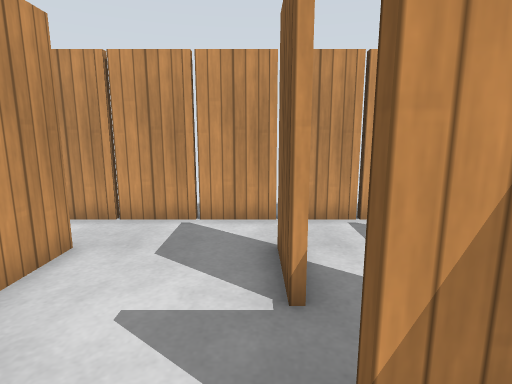
view 1 (above)

24 first-person views from a walk through a world built for the Gazebo simulator. The camera is 1 m above the floor, tilts 10° down and sees 80° across. The floor is counted in squares, 0.5 m on a side. Each view is taken from the middle of a square. On the plan, view 1 faces up. The plan holds only what a view shows up to about 17 squares ahead; the rest is blank. Gazebo's built-in surfaces are drawn with simple patterns.

view 2
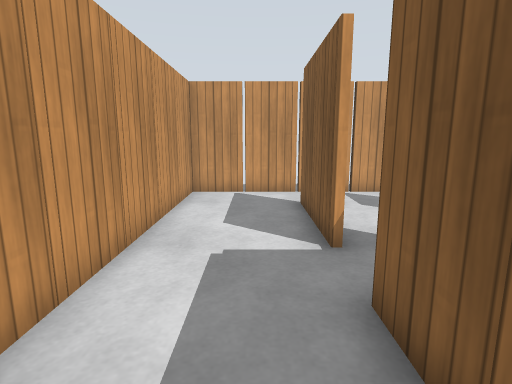

view 3
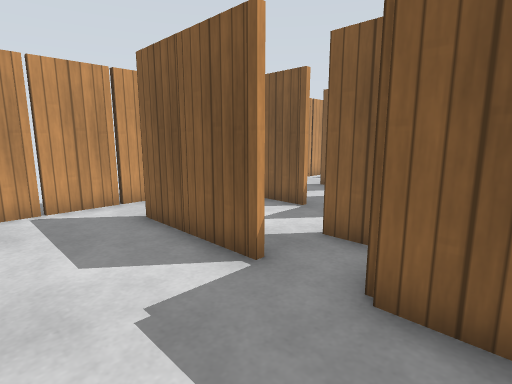

view 4
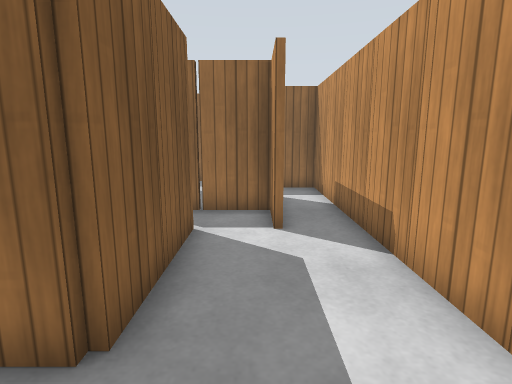

view 5
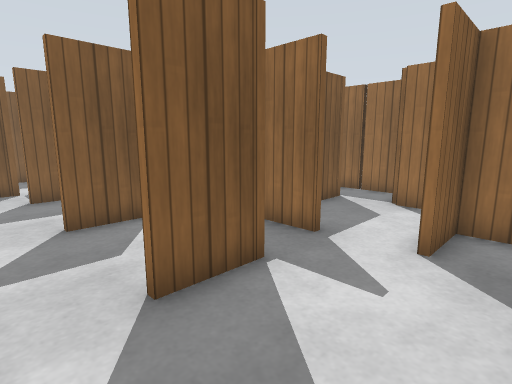

view 6
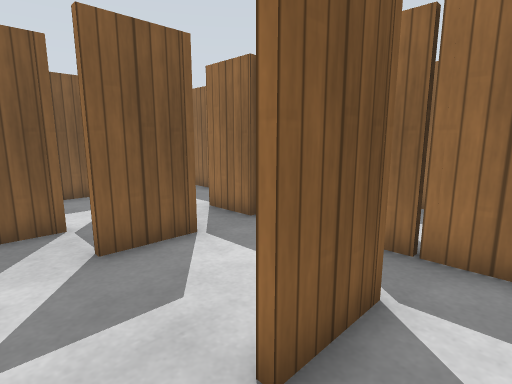

view 7
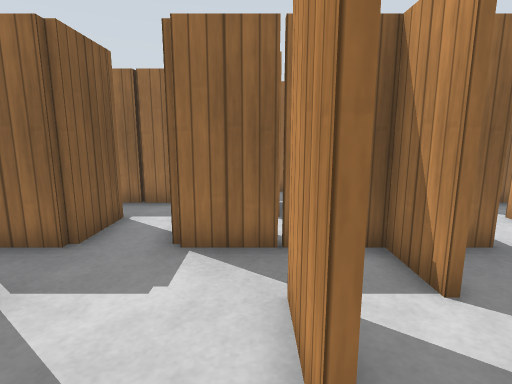

view 8
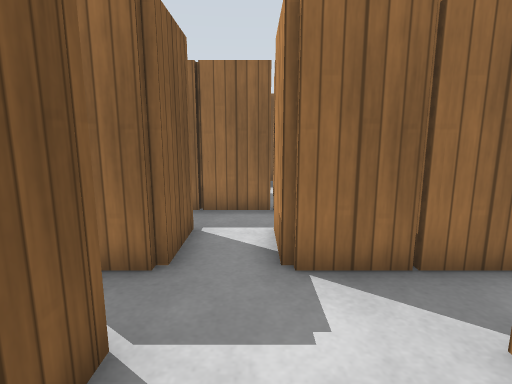

view 9
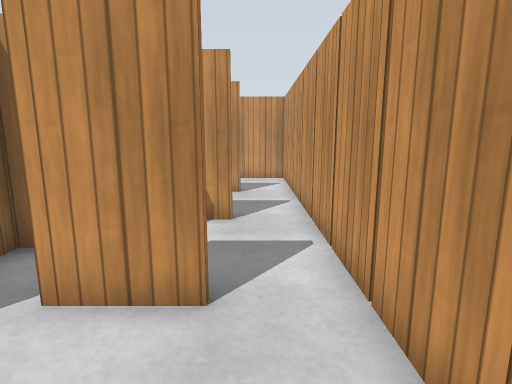

view 10
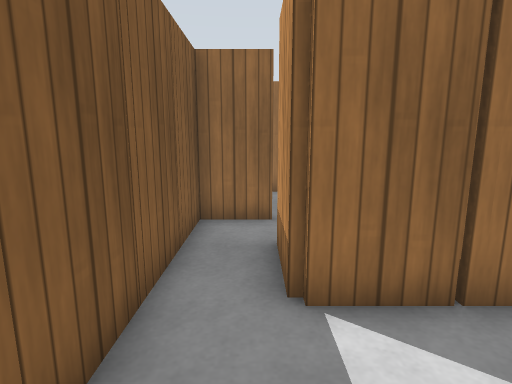

view 11
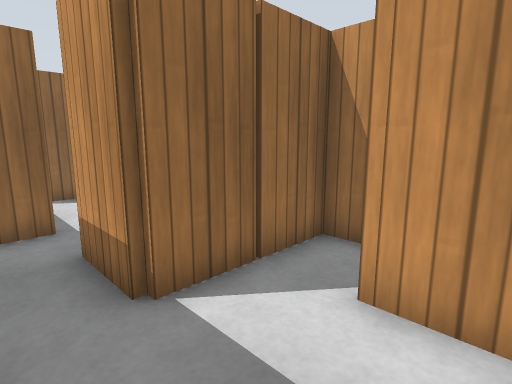

view 12
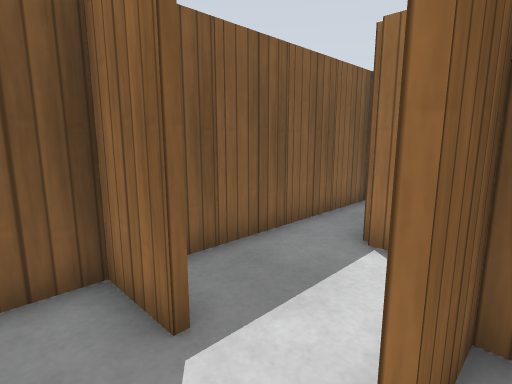

view 13
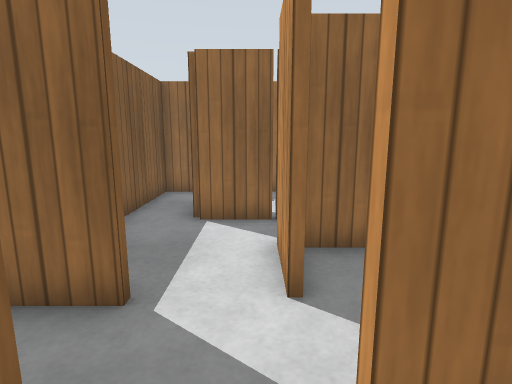

view 14
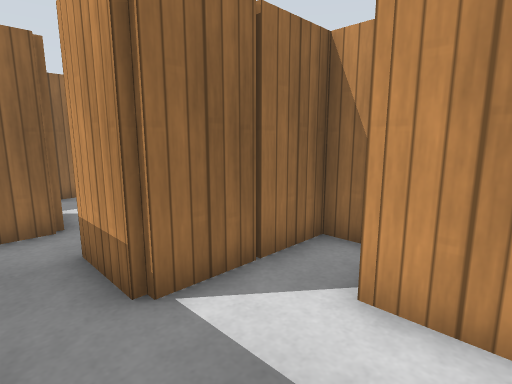

view 15
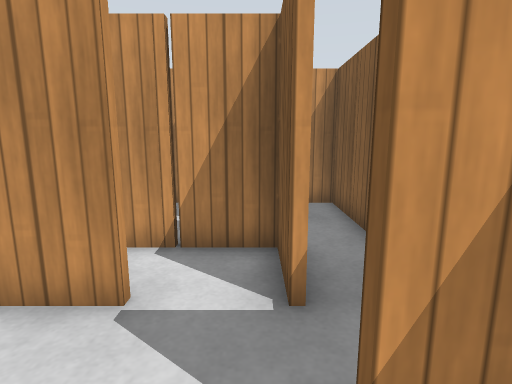

view 16
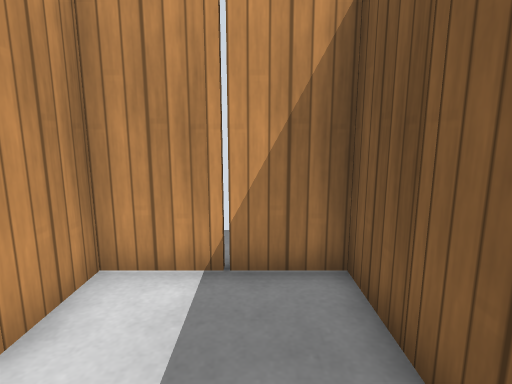

view 17
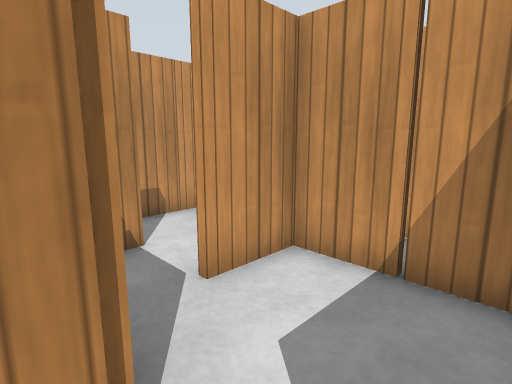

view 18
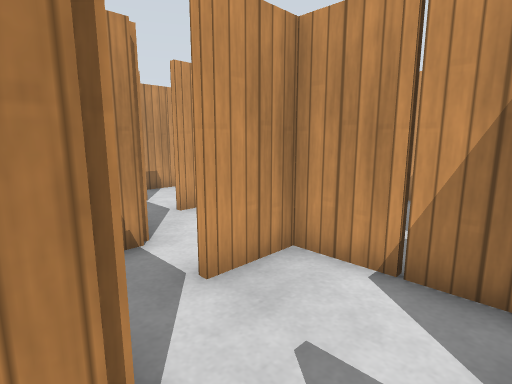

view 19
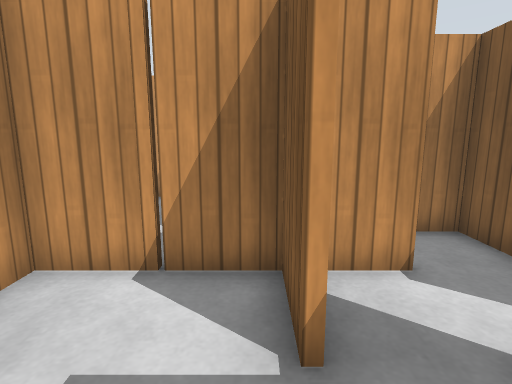

view 20
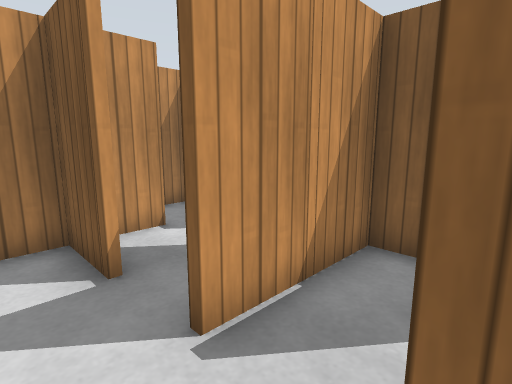

view 21
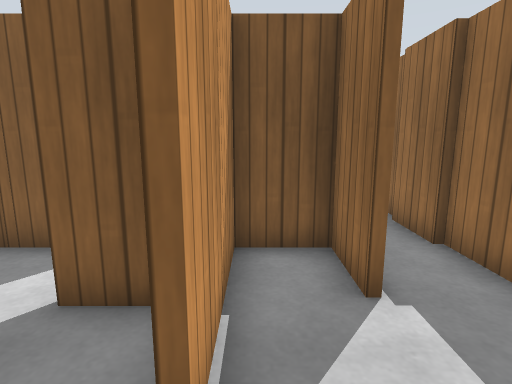

view 22
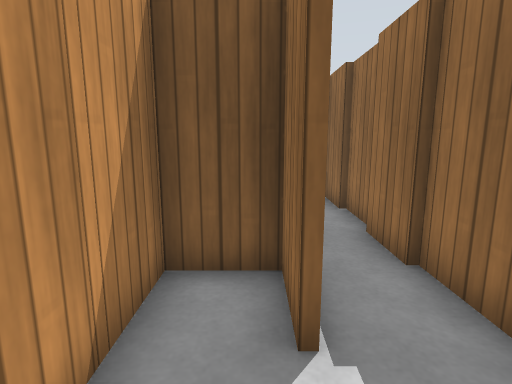

view 23
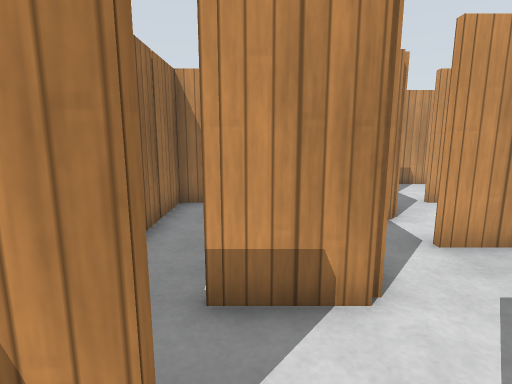

view 24
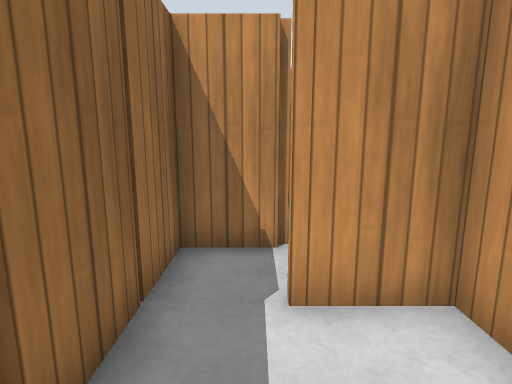

### Floor plan
Points are (right, up) in squares from view 1. A wall is a line through its corners. A room is listed if a view was taken in it or the views show most of it. See-through windows are left out.
Room 1 (views 1, 2, 3, 4, 5, 6, 7, 8, 9, 12, 13)
walls: (0.5, 1.6) (1.5, 1.6); (1.2, 1.4) (0.5, 1.4); (0.4, 4.4) (0.4, 5.5); (2.6, 3.5) (2.6, 2.5); (3.4, 1.6) (6.6, 1.6) (6.6, 0.5); (0.6, 5.5) (0.6, 4.8); (-3.6, 2.4) (-3.6, 3.5); (-3.6, 4.4) (-3.6, 5.5); (-0.4, -2.4) (0.5, -2.4); (-0.1, -2.6) (-3.4, -2.6) (-3.4, -3.6); (-3.4, 5.5) (-3.4, 4.4); (4.4, 4.5) (4.4, 5.5); (-3.6, -1.9) (-3.6, -0.4) (-1.6, -0.4) (-1.6, 1.5); (4.6, 5.5) (4.6, 4.5); (-3.6, -3.5) (-3.6, -2.4); (5.5, -2.4) (10.4, -2.4) (10.4, -0.5); (-5.4, -4.5) (-5.4, -6.4) (-3.1, -6.4); (8.4, 0.5) (8.4, 1.6) (10.5, 1.6); (8.4, 3.9) (8.4, 5.5); (7.5, 7.4) (-7.4, 7.4) (-7.4, -7.4); (10.5, 1.4) (8.9, 1.4); (10.6, -0.5) (10.6, -1.5); (11.4, 3.4) (9.5, 3.4); (12.4, 2.4) (12.4, 3.4)
ways out: opening at (9.5, 6.5) to room 2; opening at (11, 0.5) to room 3; opening at (-1, -6) to room 4; opening at (-7.5, -7.5) to room 5; opening at (2, -2) to room 6
objects: other object (-8, -8); wooden post (-8, -6); wooden post (-8, -4); wooden post (-8, -2); wooden post (-8, 0); wooden post (-8, 2); wooden post (-8, 4); wooden post (-8, 6); wooden post (-6, 7); wooden post (-4, -4); wooden post (-4, -2); wooden post (-4, 2); wooden post (-4, 4); wooden post (-4, 7); wooden post (-2, -3); wooden post (-2, 7); other object (-1, -1); wooden post (0, 4); wooden post (0, 7); wooden post (2, -2); wooden post (2, 7); wooden post (4, 1); wooden post (4, 4); wooden post (4, 7); other object (6, 0); wooden post (6, 7); wooden post (8, -2); wooden post (8, 0); wooden post (8, 4); wooden post (10, 3)
Room 2 (views 10, 11, 16)
walls: (8.5, 3.6) (12.6, 3.6) (12.6, 2.5); (14.4, 2.5) (14.4, 7.4) (11.5, 7.4)
ways out: opening at (9.5, 6.5) to room 1; opening at (14, 3.5) to room 3
objects: wooden post (10, 6); wooden post (12, 7); wooden post (15, 3); wooden post (15, 5)
Room 3 (views 14, 15)
walls: (13.4, -0.6) (12.5, -0.6); (12.5, -0.4) (14.4, -0.4) (14.4, 2.5); (10.6, -1.5) (10.6, -2.5); (14.4, -5.5) (14.4, -1.6); (8.4, -4.4) (12.6, -4.4) (12.6, -5.5); (12.4, 3.4) (11.4, 3.4)
ways out: opening at (11, 0.5) to room 1; opening at (14, 3.5) to room 2; opening at (14, -4.5)
objects: wooden post (11, -3); wooden post (12, 2); wooden post (15, -5); wooden post (15, -3); wooden post (15, 1)
Room 4 (view 17)
walls: (6.5, -4.6) (5, -4.6); (4.4, -5.6) (4.4, -4.5); (6.4, -7.8) (6.4, -6.5); (8.4, -5.2) (8.4, -4.4); (3.6, -4.6) (0.6, -4.6) (0.6, -5.6); (8.4, -3.6) (8.4, -2.6) (7.4, -2.6); (-1.4, -6.5) (-1.4, -7)
ways out: opening at (-1, -6) to room 1; opening at (3.5, -8) to room 5; opening at (5.5, -3) to room 6; opening at (12, -6.5)
objects: wooden post (0, -6); wooden post (2, -5); wooden post (4, -6); wooden post (8, -8); wooden post (8, -4); wooden post (10, -5); wooden post (12, -6)
Room 5 (views 18, 19, 20, 21, 22, 23, 24)
walls: (-0.6, -8.6) (-1.4, -8.6) (-1.4, -9.6); (2.6, -8.5) (2.6, -9.6); (-3.4, -10.5) (-3.4, -11.5); (-3.2, -12.4) (-0.4, -12.4); (4.4, -11) (4.4, -10.5); (4.6, -10.5) (4.6, -11.4); (6.5, -10.4) (8.4, -10.4) (8.4, -8.6) (4.5, -8.6); (6.8, -12.6) (8.6, -12.6); (-7.4, -7.4) (-7.4, -10.4) (-6.4, -10.4)
ways out: opening at (-7.5, -7.5) to room 1; opening at (3.5, -8) to room 4; opening at (7.5, -11.5)
objects: wooden post (-4, -7); wooden post (-2, -12); wooden post (-2, -10); wooden post (2, -10); wooden post (6, -9)
Room 6 (no view inside)
walls: (1.2, -4.4) (4.1, -4.4)
ways out: opening at (2, -2) to room 1; opening at (5.5, -3) to room 4
objects: wooden post (4, -4); other object (6, -3)

Where each view was taken, in squares from view 1:
view 1: 0 up, 0 right, facing up
view 2: 4 down, 5 left, facing up
view 3: 2 down, 7 left, facing up-right
view 4: 2 up, 5 left, facing down
view 5: 7 up, 3 left, facing down-right
view 6: 7 up, 3 right, facing down-right
view 7: 7 up, 5 right, facing down
view 8: 6 up, 7 right, facing down
view 9: 6 up, 8 right, facing left
view 10: 7 up, 13 right, facing down
view 11: 7 up, 14 right, facing down-left
view 12: 1 up, 10 right, facing down-right
view 13: 3 up, 11 right, facing down
view 14: 1 down, 14 right, facing down-left
view 15: 2 down, 12 right, facing up
view 16: 3 up, 13 right, facing up
view 17: 7 down, 0 right, facing up-left
view 18: 9 down, 4 right, facing up-left
view 19: 9 down, 4 right, facing up
view 20: 11 down, 3 right, facing up-right
view 21: 9 down, 3 right, facing right
view 22: 10 down, 4 right, facing right
view 23: 10 down, 6 right, facing left
view 24: 11 down, 2 right, facing left
